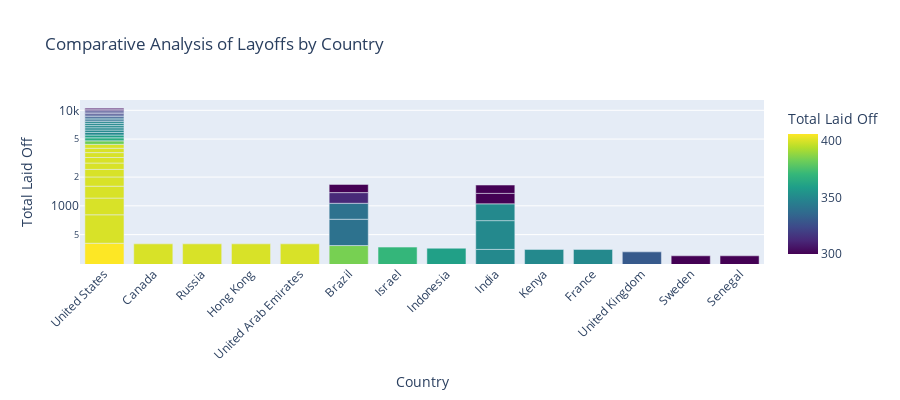

Here is the notebook cell this chart was saved with:
### Markdown cell above
# Visualizations 2020-2024

### Code cell
import plotly.express as px

# Sort data by 'total_laid_off' and select top 50
top_layoffs_by_country = clean_df.sort_values(by='Layoffs', ascending=False).head(50)

# Create interactive bar chart
fig = px.bar(
    top_layoffs_by_country,
    x='Country',
    y='Layoffs',
    color='Layoffs',
    labels={'Country': 'Country', 'Layoffs': 'Total Laid Off'},
    title='Comparative Analysis of Layoffs by Country',
    color_continuous_scale=px.colors.sequential.Viridis,  # Change color scheme
    height=400,
    log_y=True  # Add logarithmic scale
)

# Rotate x-axis labels for better readability
fig.update_layout(xaxis_tickangle=-45)

# Display the plot
fig.show()

### Figure 1 — Plotly figure (JSON) as saved in the notebook; plotly's stock layout.template omitted (floating-point values rounded to 4 significant figures)
{"data": [{"alignmentgroup": "True", "hovertemplate": "Country=%{x}<br>Total Laid Off=%{marker.color}<extra></extra>", "legendgroup": "", "marker": {"color": [406, 400, 400, 400, 400, 400, 400, 400, 400, 400, 400, 400, 400, 400, 400, 384, 382, 370, 365, 360, 360, 350, 350, 350, 350, 350, 350, 350, 350, 350, 350, 349, 340, 340, 340, 340, 330, 330, 326, 320, 320, 320, 312, 310, 300, 300, 300, 300, 300, 300], "coloraxis": "coloraxis", "pattern": {"shape": ""}}, "name": "", "offsetgroup": "", "orientation": "v", "showlegend": false, "textposition": "auto", "type": "bar", "x": ["United States", "United States", "United States", "Canada", "United States", "Russia", "United States", "Hong Kong", "United States", "United States", "United States", "United States", "United States", "United States", "United Arab Emirates", "Brazil", "United States", "Israel", "United States", "United States", "Indonesia", "India", "Kenya", "India", "France", "United States", "United States", "United States", "India", "United States", "United States", "United States", "United States", "Brazil", "United States", "Brazil", "United Kingdom", "United States", "United States", "United States", "United States", "United States", "Brazil", "United States", "Sweden", "Senegal", "Brazil", "India", "India", "United States"], "xaxis": "x", "y": [406, 400, 400, 400, 400, 400, 400, 400, 400, 400, 400, 400, 400, 400, 400, 384, 382, 370, 365, 360, 360, 350, 350, 350, 350, 350, 350, 350, 350, 350, 350, 349, 340, 340, 340, 340, 330, 330, 326, 320, 320, 320, 312, 310, 300, 300, 300, 300, 300, 300], "yaxis": "y"}], "layout": {"barmode": "relative", "coloraxis": {"colorbar": {"title": {"text": "Total Laid Off"}}, "colorscale": [[0, "#440154"], [0.1111, "#482878"], [0.2222, "#3e4989"], [0.3333, "#31688e"], [0.4444, "#26828e"], [0.5556, "#1f9e89"], [0.6667, "#35b779"], [0.7778, "#6ece58"], [0.8889, "#b5de2b"], [1, "#fde725"]]}, "height": 400, "legend": {"tracegroupgap": 0}, "title": {"text": "Comparative Analysis of Layoffs by Country"}, "xaxis": {"anchor": "y", "domain": [0, 1], "tickangle": -45, "title": {"text": "Country"}}, "yaxis": {"anchor": "x", "domain": [0, 1], "title": {"text": "Total Laid Off"}, "type": "log"}}}
